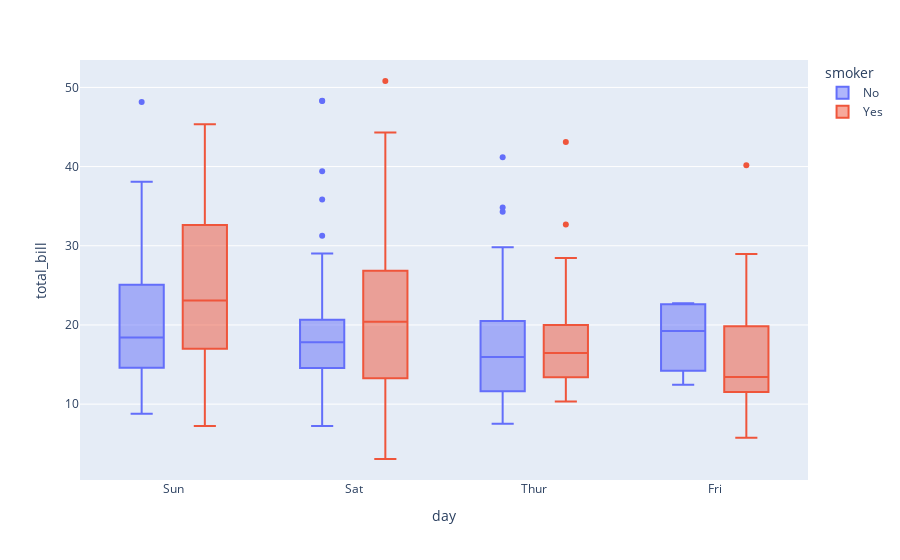

The code cell stored with this chart in its notebook:
### Markdown cell above
Q2. Using the tips dataset in the Plotly library, plot a box plot using Plotly express.

### Code cell
import plotly.express as px
import seaborn as sns

# Load the tips dataset
tips = sns.load_dataset("tips")

# Create a box plot using Plotly express
fig = px.box(tips, x="day", y="total_bill", color="smoker")

# Show the plot
fig.show()

### Figure 1 — Plotly figure (JSON) as saved in the notebook; plotly's stock layout.template omitted (floating-point values rounded to 4 significant figures; data arrays with more than 128 entries replaced by an {"elided": "..."} marker saying what was removed)
{"data": [{"alignmentgroup": "True", "hovertemplate": "smoker=No<br>day=%{x}<br>total_bill=%{y}<extra></extra>", "legendgroup": "No", "marker": {"color": "#636efa"}, "name": "No", "notched": false, "offsetgroup": "No", "orientation": "v", "showlegend": true, "type": "box", "x": {"elided": "151 str values"}, "x0": " ", "xaxis": "x", "y": {"elided": "151 float values"}, "y0": " ", "yaxis": "y"}, {"alignmentgroup": "True", "hovertemplate": "smoker=Yes<br>day=%{x}<br>total_bill=%{y}<extra></extra>", "legendgroup": "Yes", "marker": {"color": "#EF553B"}, "name": "Yes", "notched": false, "offsetgroup": "Yes", "orientation": "v", "showlegend": true, "type": "box", "x": ["Sat", "Sat", "Sat", "Sat", "Sat", "Sat", "Sat", "Sat", "Sat", "Sat", "Sat", "Thur", "Thur", "Fri", "Fri", "Fri", "Fri", "Fri", "Fri", "Fri", "Fri", "Fri", "Sat", "Sat", "Sat", "Sat", "Sat", "Sat", "Thur", "Sun", "Sat", "Sat", "Sat", "Sat", "Sun", "Sun", "Sun", "Sun", "Sun", "Sun", "Sun", "Sun", "Sun", "Sun", "Sun", "Sun", "Sun", "Sun", "Sun", "Sun", "Sun", "Sun", "Thur", "Thur", "Thur", "Thur", "Thur", "Thur", "Thur", "Thur", "Thur", "Thur", "Thur", "Thur", "Thur", "Thur", "Sat", "Sat", "Sat", "Sat", "Sat", "Sat", "Sat", "Sat", "Sat", "Sat", "Sat", "Sat", "Sat", "Fri", "Fri", "Fri", "Fri", "Fri", "Fri", "Sat", "Sat", "Sat", "Sat", "Sat", "Sat", "Sat", "Sat"], "x0": " ", "xaxis": "x", "y": [38.01, 11.24, 20.29, 13.81, 11.02, 18.29, 3.07, 15.01, 26.86, 25.28, 17.92, 19.44, 32.68, 28.97, 5.75, 16.32, 40.17, 27.28, 12.03, 21.01, 11.35, 15.38, 44.3, 22.42, 15.36, 20.49, 25.21, 14.31, 16, 17.51, 10.59, 10.63, 50.81, 15.81, 7.25, 31.85, 16.82, 32.9, 17.89, 14.48, 9.6, 34.63, 34.65, 23.33, 45.35, 23.17, 40.55, 20.9, 30.46, 18.15, 23.1, 15.69, 19.81, 28.44, 15.48, 16.58, 10.34, 43.11, 13, 13.51, 18.71, 12.74, 13, 16.4, 20.53, 16.47, 26.59, 38.73, 24.27, 12.76, 30.06, 25.89, 13.27, 28.17, 12.9, 28.15, 11.59, 7.74, 30.14, 12.16, 13.42, 8.58, 13.42, 16.27, 10.09, 22.12, 24.01, 15.69, 15.53, 12.6, 32.83, 27.18, 22.67], "y0": " ", "yaxis": "y"}], "layout": {"autosize": true, "boxmode": "group", "legend": {"title": {"text": "smoker"}, "tracegroupgap": 0}, "margin": {"t": 60}, "xaxis": {"anchor": "y", "autorange": true, "domain": [0, 1], "range": [-0.5197, 3.52], "title": {"text": "day"}, "type": "category"}, "yaxis": {"anchor": "x", "autorange": true, "domain": [0, 1], "range": [0.4178, 53.46], "title": {"text": "total_bill"}, "type": "linear"}}}
